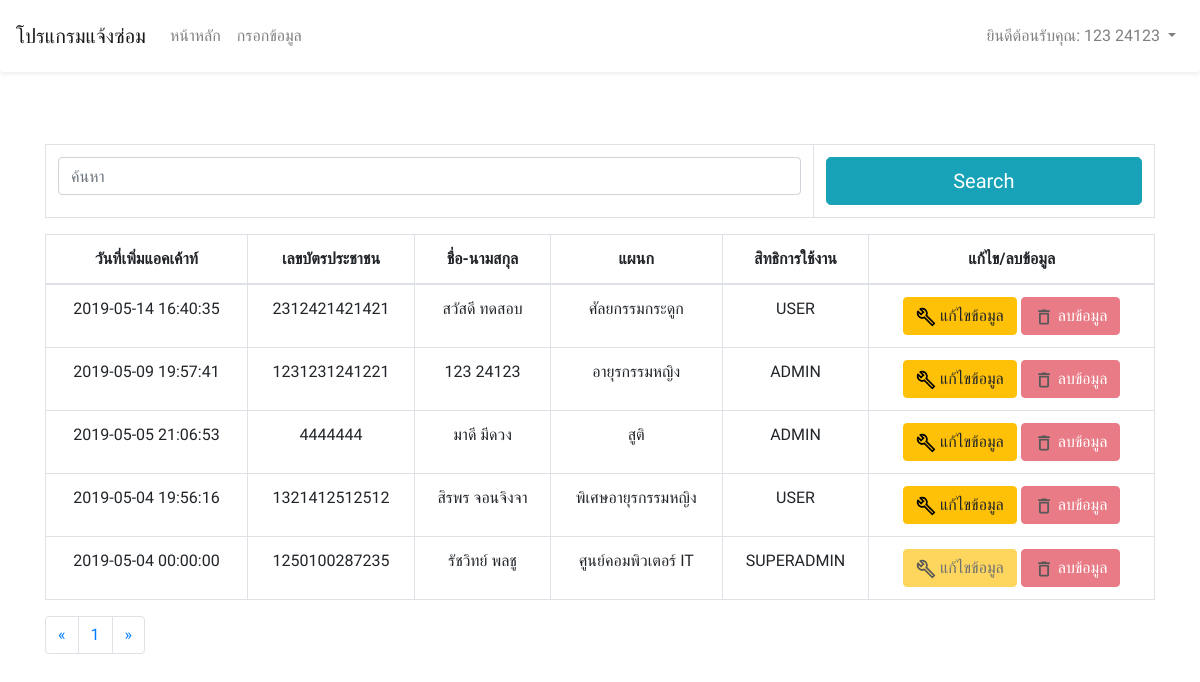
The app's page /manageusers.php (signed in) with its own data.
### tables this page shows
CREATE TABLE IF NOT EXISTS `users_account` (
  `cid` varchar(13) NOT NULL,
  `username` varchar(100) NOT NULL,
  `password` varchar(100) NOT NULL,
  `title_name_id` int(100) NOT NULL,
  `fname` varchar(150) NOT NULL,
  `lname` varchar(150) NOT NULL,
  `niname` varchar(100) NOT NULL,
  `department_id` varchar(50) NOT NULL,
  `phone_number` int(20) NOT NULL,
  `status` varchar(60) NOT NULL,
  `inuser_date` datetime NOT NULL
);

CREATE TABLE IF NOT EXISTS `department` (
  `department_ID` varchar(100) NOT NULL,
  `department_name` varchar(200) NOT NULL,
  `buliding_room_id` varchar(50) NOT NULL
);

### manageusers.php (the view, shortened to what this page needs)
<!DOCTYPE html>
<html lang="en">
<head>
    <link rel="stylesheet" href="node_modules/bootstrap/dist/css/bootstrap.min.css">
</head>
<body style="font-family: 'Prompt', sans-serif;">
    <?php if($_SESSION['status']== 'ADMIN'||$_SESSION['status']== 'SUPERADMIN') {
    ?>
        <nav class="navbar navbar-expand-lg navbar-light bg-light shadow-sm p-3 mb-5 bg-white rounded">
        <a class="navbar-brand">โปรแกรมแจ้งซ่อม</a>
        <div class="collapse navbar-collapse" id="navbarSupportedContent">
            <ul class="navbar-nav mr-auto">
                <li class="nav-item">
                    <a class="nav-link" href="index.php">หน้าหลัก </a>
                </li>
                <li class="nav-item">
                    <a class="nav-link" href="fromtofix.php">กรอกข้อมูล</a>
                </li>
            </ul>
            <ul class="navbar-nav ml-auto">
                <?php if(isset($_SESSION['username'])){  ?>
                    <li class="nav-item dropdown">
                        <a class="nav-link dropdown-toggle" href="#" id="navbarDropdown" role="button" data-toggle="dropdown" aria-haspopup="true" aria-expanded="false">
                        ยินดีต้อนรับคุณ: <?php echo $_SESSION['fname'];echo " ".$_SESSION['lname'];?>
                        </a>
                    </li>
                <?php }else{  ?>
                    <li class="nav-item">
                        <a class="nav-link " href="login.php" tabindex="-1" aria-disabled="true">login</a>
                    </li>
                <?php } ?>
            </ul>
        </div>
        </nav>
        <br>
        <form name="frmSearch" method="get" action="<?php echo $_SERVER['SCRIPT_NAME'];?>">
            <div class="container" >
                    <div class="row">
                        <div class="col-lg-12">
                            <table class="table table-bordered">
                                <tr>
                                <th>
                                    <input name="txtKeyword" placeholder="ค้นหา" type="text" class="form-control"  id="txtKeyword" value="" >
                                </th>
                                <th><input type="submit"  class ="btn btn-info btn-lg btn-block" value="Search"> </th>
                                </tr>
                            </table>
                        </div>
                    </div>
            </div>
        </form>
        <?php
            $con = mysqli_connect('localhost', 'root', '', 'users');
            mysqli_set_charset($con, "utf8");
            $perpage = 10;
            if (isset($_GET['page'])) {
                $page = $_GET['page'];
            } else {
                $page = 1;
            }
            $start = ($page - 1) * $perpage;
            $sql = "select ua.status,ua.inuser_date,ua.cid,ua.username,ua.password,ua.fname,ua.lname,ua.niname,ua.phone_number,ua.title_name_id,ua.department_id,dt.department_name,tn.title_name
            from users_account ua
            left join department dt on dt.department_id = ua.department_id
            inner join title_name tn on ua.title_name_id = tn.title_name_id
            ORDER BY `inuser_date` DESC limit {$start} , {$perpage} ";
            $query = mysqli_query($con, $sql);
            ?>
            <div class="container " >
                <div class="row">
                    <div class="col-lg-12">
                        <table class="table table-bordered table-hover">
                        <thead>
                            <tr>
                                <th style="text-align:center;"> วันที่เพิ่มแอคเค้าท์</th>
                                <th style="text-align:center;">เลขบัตรประชาชน</th>
                                <th style="text-align:center;"> ชื่อ-นามสกุล</th>
                                <th style="text-align:center;">แผนก</th>
                                <th style="text-align:center;">สิทธิการใช้งาน</th>
                                <th style="text-align:center;">แก้ไข/ลบข้อมูล</th>
                            </tr>
                        </thead>
                        <tbody>
                        <?php while ($result = mysqli_fetch_assoc($query)) { ?>
                            <tr>
                                <td style="text-align:center;"><?php echo $result['inuser_date']; ?></td>
                                <td style="text-align:center;"><?php echo $result['cid']; ?></td>
                                <td style="text-align:center;"><?php echo $result['fname']."       ";  echo $result['lname'];?></td>
                                <td style="text-align:center;"><?php echo $result['department_name']; ?></td>
                                <td style="text-align:center;"><?php echo $result['status']; ?></td>
                                <td style="text-align:center;">
                                    <button type="button" class="btn btn-warning " data-toggle="modal" data-target="#exampleModal<?php echo $result['cid'];?>" <?php if($_SESSION['status']!= $result['status']&& $result['status'] =='SUPERADMIN'){ echo 'disabled';}?>>
                                    <img src="icon/edit.png" width="20" height="20"/> แก้ไขข้อมูล</button>
                                    <button type="button" class="btn btn-danger "  data-toggle="modal" data-target="#mymodel<?php echo $result['cid'];?>" <?php if($_SESSION['status']!= 'SUPERADMIN'){ echo 'disabled';}?> >
                                    <img src="icon/delete.png"  width="20" height="20"/> ลบข้อมูล</button>
                                </td>
                            </tr>
                        <?php } ?>
                        </tbody>
                        </table>
            <?php
            $sql2 = "select * from users_account ";
            $query2 = mysqli_query($con, $sql2);
            $total_record = mysqli_num_rows($query2);
            $total_page = ceil($total_record / $perpage);
            ?>
                    <nav aria-label="Page navigation example">
                        <ul class="pagination">
                            <li class="page-item">
                                <a class="page-link"  href="manageusers.php?page=1" aria-label="Previous">
                                <span aria-hidden="true">&laquo;</span></a>
                            <li class="page-item">
                        <?php for($i=1;$i<=$total_page;$i++){ ?>
                            <li class="page-item"><a class="page-link"  href="manageusers.php?page=<?php echo $i; ?>"><?php echo $i; ?></a></li>
                        <?php } ?>
                            <li class="page-item">
                                <a class="page-link"  href="manageusers.php?page=<?php echo $total_page;?>" aria-label="Next">
                                <span aria-hidden="true">&raquo;</span></a>
                            </li>
                        </ul>
                    </nav>
                </div>
                </div>
            </div>
     <?php }else{echo "<script>window.location ='index.php';</script>"; }?>
</body>
</html>

### records on screen
users_account: inuser_date "2019-05-14 16:40:35", cid "2312421421421", fname "สวัสดี", lname "ทดสอบ", department.department_name "ศัลยกรรมกระดูก", status "USER"
users_account: inuser_date "2019-05-09 19:57:41", cid "1231231241221", fname "123", lname "24123", department.department_name "อายุรกรรมหญิง", status "ADMIN"
users_account: inuser_date "2019-05-05 21:06:53", cid "4444444", fname "มาดี", lname "มีดวง", department.department_name "สูติ", status "ADMIN"
users_account: inuser_date "2019-05-04 19:56:16", cid "1321412512512", fname "สิรพร", lname "จอนจิงจา", department.department_name "พิเศษอายุรกรรมหญิง", status "USER"
users_account: inuser_date "2019-05-04 00:00:00", cid "1250100287235", fname "รัชวิทย์", lname "พลชู", department.department_name "ศูนย์คอมพิวเตอร์ IT", status "SUPERADMIN"

### other values on screen
$_SESSION['fname'] "123"
$_SESSION['lname'] "24123"
